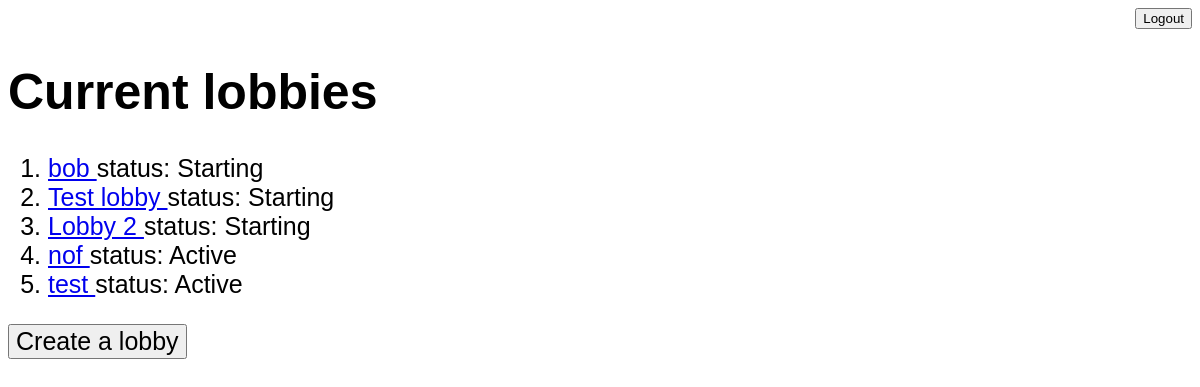
Before: /lobby/ (signed in) with the older database file.
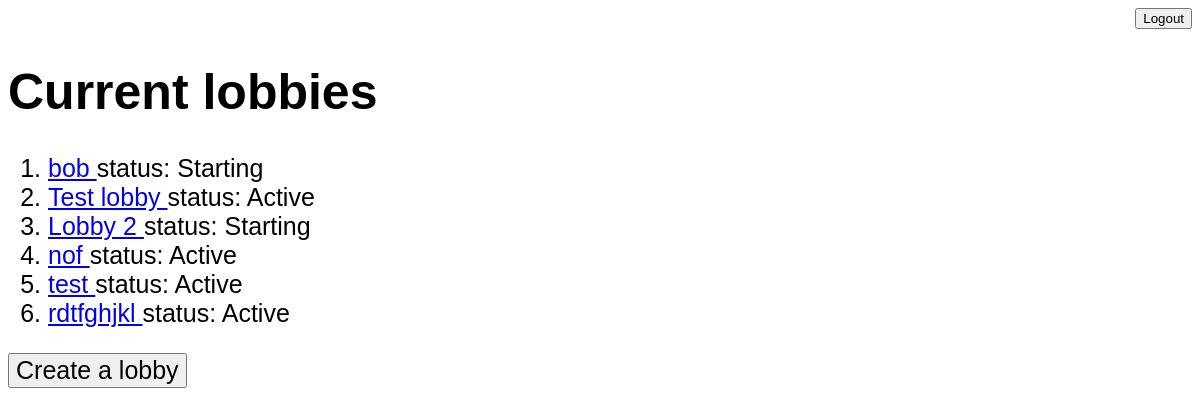
After: the same page with the newer database file.
### lobby/models.py (models this page shows)
class Lobby(models.Model):
    lobbyid = models.AutoField(primary_key=True)
    lobby_name = models.CharField(max_length=255)
    game_admin = models.ForeignKey(User, on_delete=models.CASCADE, null=True)
    game_status = models.IntegerField(choices=GAME_STATUS)
    game_cycle = models.IntegerField(choices=GAME_CYCLE, default=0)
    max_players = models.IntegerField()

### lobby/views.py (the view)
# urls.py: path('lobby/', MainLobbyView.as_view(), name='mainlobby'),
class MainLobbyView(View):
    def get(self, request):
        lobbies = Lobby.objects.all()
        you = Participant.objects.get(userId=request.user.id)
        you.voted = False
        you.role = 0
        you.vote_count = 0
        you.save()
        print(you.vote_count)
        print(you.voted)
        print(you.role)
        return render(request, 'lobby/main.html', {'lobbies': lobbies})

### templates/lobby/main.html (shortened to what this page needs)
<!DOCTYPE html>
<html lang="en">
<head>
</head>
<body>
{% if user.is_authenticated %}
    <form action="{% url 'logout' %}" method="post">
        <div class="container">
            <button class="button-logout" type="submit">Logout</button>
        </div>
    </form>
{% endif %}
<h1>Current lobbies</h1>
<ol>
    {% for l in lobbies %}
        <li><a href="/lobby/{{ l.lobbyid }}/">{{ l.lobby_name }} </a> status: {{ l.get_game_status_display }}</li>
    {% endfor %}
</ol>
<a class="fonts" href="/lobby/CreateLobby/">
    <button class="fonts">Create a lobby</button>
</a>
</body>
</html>

### templates/lobby/main.html (style rules this page uses)
* { font-family: Arial; }
body { font-size: 25px; }
.fonts { font-size: 25px; }
.container { display: flex; justify-items: end; place-content: end; place-items: end; }

Changed rows visible on the page:
changed Lobby "Test lobby": game_status "Starting" → "Active"
added Lobby: lobby_name "rdtfghjkl", game_status "Active"
